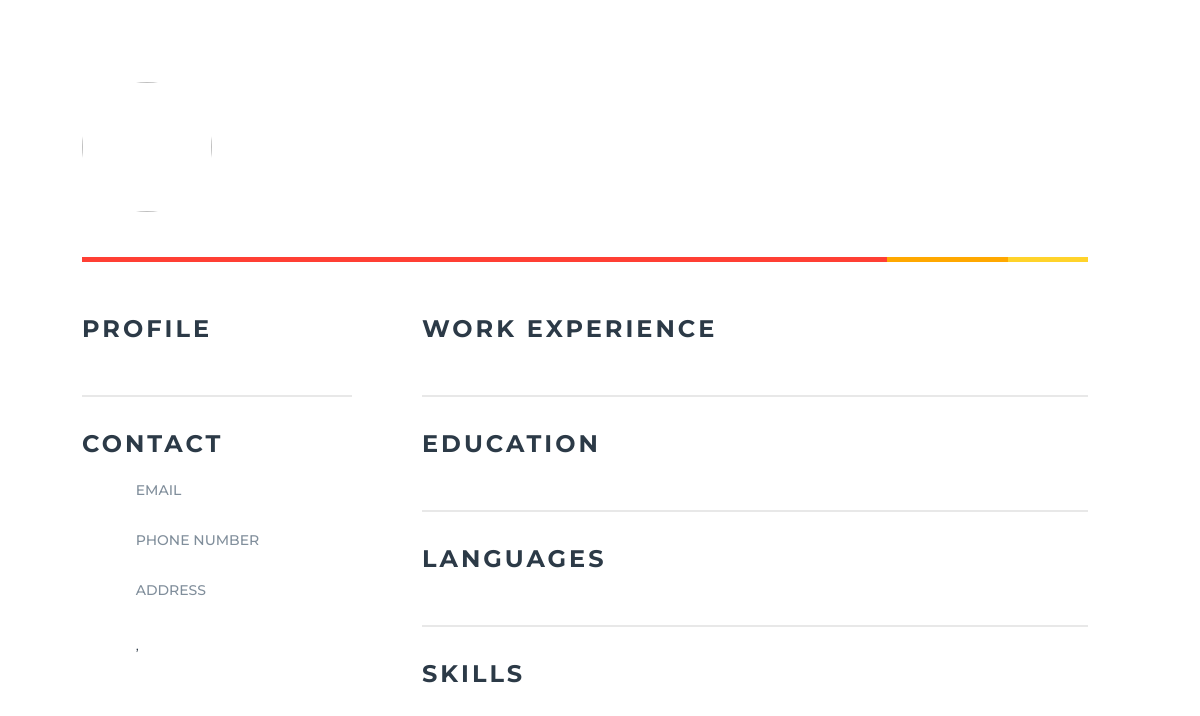
/cv/cv-preview/9 (signed in), run on an earlier commit of the app's database.
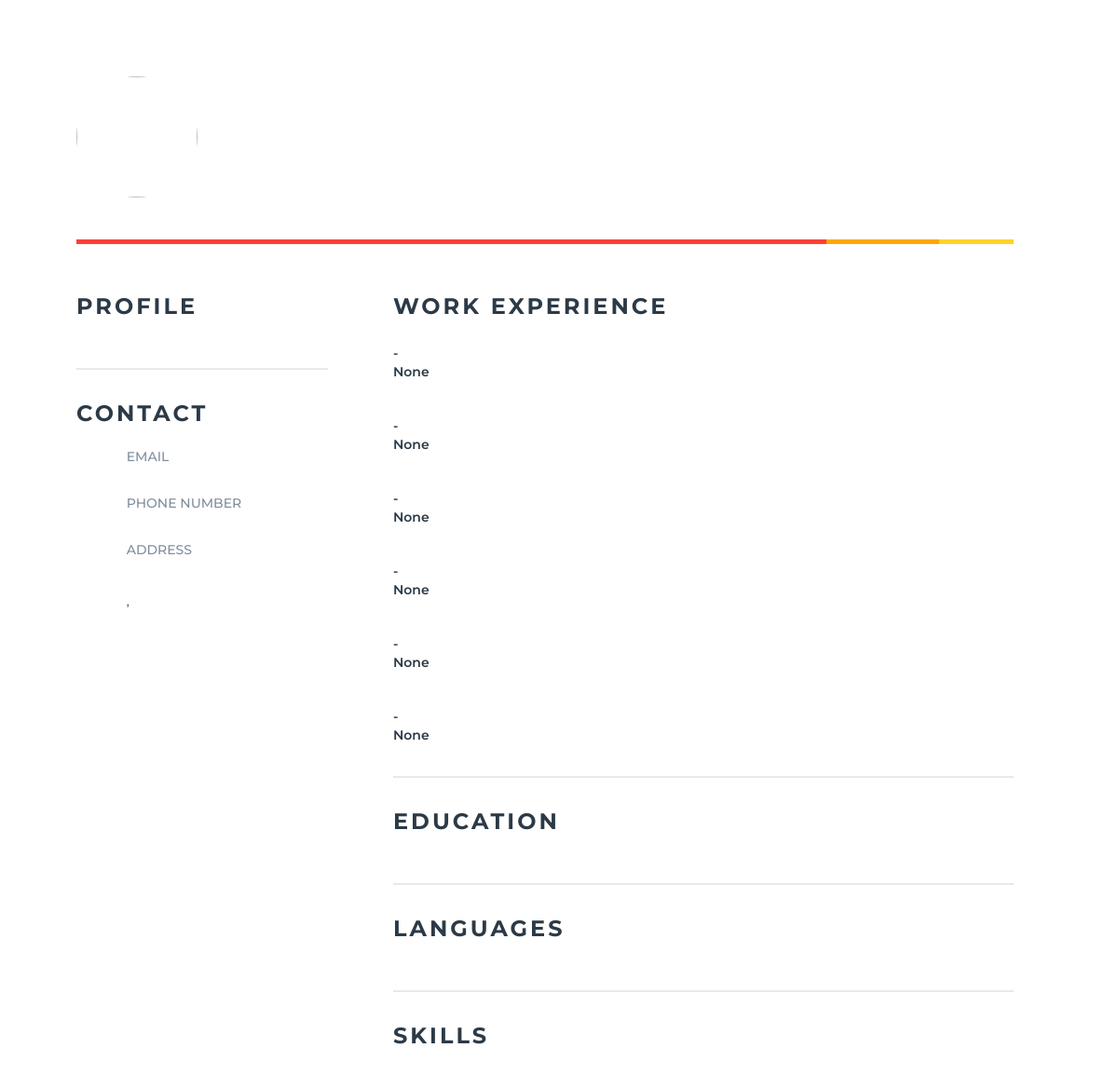
And on a later commit of the database.
### main/models.py (models this page shows, shortened)
class WorkExperience(models.Model):
    cv = models.ForeignKey(Cv, on_delete=models.CASCADE, blank=True)
    position = models.CharField(max_length=255, blank=True)
    company = models.CharField(max_length=255, blank=True)
    country = CountryField(blank_label='(Country)', blank=True, null=True)
    city = models.CharField(max_length=255, blank=True, null=True)
    start_date = models.DateField(null=True, blank=True)
    end_date = models.DateField(null=True, blank=True)
    achievements = HTMLField(blank=True)
    class Meta:
        verbose_name_plural = "Work Experience"
        ordering = ['-end_date', ]

### main/views.py (the view)
# urls.py: path('cv-preview/<int:pk>', views.cv_preview, name='cv_preview'),
@login_required()
def cv_preview(request,pk):
    user = request.user
    cv = Cv.objects.get(pk=pk)
    return render(request,'cv-templates/%s.html' % cv.template, {'user':user, 'cv':cv})

### templates/cv-templates/jakarta.html (shortened to what this page needs)
{% load static %}
<!DOCTYPE html>
<html lang="en">
  <head>
  </head>
</html>
<body class="jakarta">
  <main>
    <div class="section" style="page-break-after: auto;">
      <table style="width: 1170px; font-size: 14px; line-height: 20px;background: #FFFFFF; color: #2C3A47;">
        <tr>
          <td>
            <div class="header">
              <div class="photo"><img class="img" src="{{ user.profile.profile_pic.url }}"/></div>
              <div class="line"></div>
            </div>
            <div class="content">
              <div class="content-l">
                <div class="profile" style="page-break-after: auto;">
                  <h2 class="title">Profile</h2>
                </div>
                <div class="contact">
                  <h2 class="title">Contact</h2>
                  <ul>
                    <li>
                      <u class="icon" style="background-image: url({% static 'resumes/images/resume_templates/jakarta-email-icon.png' %});"></u>
                      <div class="text"><span>Email</span><a href="mailto:pam.b@gmail.com" target="_blank">{{ cv.user.email }}</a></div>
                    </li>
                    <li>
                      <u class="icon" style="background-image: url({% static 'resumes/images/resume_templates/jakarta-phone-icon.png' %});"></u>
                      <div class="text"><span>Phone number</span><a href="#" target="_blank">{{ cv.user.profile.phone_number }}</a></div>
                    </li>
                    <li>
                      <u class="icon" style="background-image: url({% static 'resumes/images/resume_templates/jakarta-address-icon.png' %});"></u>
                      <div class="text"><span>Address</span>
                        <p>{{ cv.user.profile.address }} <br>{{ cv.user.profile.address2 }} <br>{{ cv.user.profile.city }}, {{ cv.user.profile.country.name }}</p>
                      </div>
                    </li>
                  </ul>
                </div>
              </div>
              <div class="content-r">
                <div class="work-exp">
                  <h2 class="title">Work Experience</h2>
                  <div class="timeline">
                    <ul>
                        {% for work_experience in cv.workexperience_set.all %}
                            <li>
                            <div class="time">
                              <p>{{ work_experience.start_date|date:'M Y' }} - {{ work_experience.end_date|date:'M Y' }}</p>
                                <p>{{ work_experience.city }}</p>
                            </div>
                            </li>
                        {% endfor %}
                    </ul>
                  </div>
                </div>
                <div class="education">
                  <h2 class="title">Education</h2>
                  <div class="timeline">
                  </div>
                </div>
                <div class="lang">
                  <h2 class="title">Languages</h2>
                  <div class="timeline">
                  </div>
                </div>
                <div class="skills">
                  <h2 class="title">Skills</h2>
                  <div class="timeline">
                  </div>
                </div>
              </div>
            </div>
          </td>
        </tr>
      </table>
    </div>
  </main>
</body>

What changed in the data, as far as the page shows it:
added WorkExperience: city "None"
added WorkExperience: city "None"
added WorkExperience: city "None"
added WorkExperience: city "None"
added WorkExperience: city "None"
added WorkExperience: city "None"
